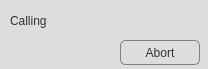
<?xml version="1.0" encoding="UTF-8"?>
<ui version="4.0">
 <class>CallRequest</class>
 <widget class="QDialog" name="CallRequest">
  <property name="geometry">
   <rect>
    <x>0</x>
    <y>0</y>
    <width>208</width>
    <height>69</height>
   </rect>
  </property>
  <property name="windowTitle">
   <string>Calling...</string>
  </property>
  <property name="styleSheet">
   <string notr="true">QWidget {
	background: #ddd;
	color: #333;
}

QComboBox, QPushButton, QListWidget {
	border: 1px solid gray;
	border-radius: 5px;
}

QListWidget {
background: qlineargradient(x1: 0, y1: 0, x2: 0, y2: 1,
                                  stop: 0 #F6F6F6, stop: 1.0 #EFEFEF);
}

QComboBox {
    padding: 1px 3px 1px 3px;
}

 QComboBox, QComboBox::drop-down:editable {
      background: qlineargradient(x1: 0, y1: 0, x2: 0, y2: 1,
                                  stop: 0 #E1E1E1, stop: 0.4 #DDDDDD,
                                  stop: 0.5 #D8D8D8, stop: 1.0 #D3D3D3);
 }

QComboBox:hover {
background: qradialgradient(cx: 0.3, cy: -0.4,
fx: 0.3, fy: -0.4,
radius: 1.35, stop: 0 #fff, stop: 1 #bbb);
}

QComboBox:pressed {
background: qradialgradient(cx: 0.4, cy: -0.1,
fx: 0.4, fy: -0.1,
radius: 1.35, stop: 0 #fff, stop: 1 #ccc);
}

 QComboBox::drop-down {
     subcontrol-origin: padding;
     subcontrol-position: top right;
     width: 15px;
     border-width: 0px;
 }

QComboBox::down-arrow {
     image: url(/usr/share/icons/gnome/16x16/actions/down.png);
 }

QComboBox QAbstractItemView:editable::item:selected {
     alternate-background-color: gray;
 }

QPushButton {
	padding: 2px;
	background: qlineargradient(x1: 0, y1: 0, x2: 0, y2: 1,
                                  stop: 0 #E1E1E1, stop: 0.4 #DDDDDD,
                                  stop: 0.5 #D8D8D8, stop: 1.0 #D3D3D3);
}

QPushButton:hover {
background: qradialgradient(cx: 0.3, cy: -0.4,
fx: 0.3, fy: -0.4,
radius: 1.35, stop: 0 #fff, stop: 1 #bbb);
}

QPushButton:pressed {
background: qradialgradient(cx: 0.4, cy: -0.1,
fx: 0.4, fy: -0.1,
radius: 1.35, stop: 0 #fff, stop: 1 #ccc);
}</string>
  </property>
  <widget class="QLabel" name="label">
   <property name="geometry">
    <rect>
     <x>10</x>
     <y>10</y>
     <width>61</width>
     <height>21</height>
    </rect>
   </property>
   <property name="text">
    <string>Calling</string>
   </property>
  </widget>
  <widget class="QLabel" name="labelContact">
   <property name="geometry">
    <rect>
     <x>80</x>
     <y>10</y>
     <width>121</width>
     <height>21</height>
    </rect>
   </property>
   <property name="text">
    <string/>
   </property>
  </widget>
  <widget class="QPushButton" name="buttonAbort">
   <property name="geometry">
    <rect>
     <x>120</x>
     <y>40</y>
     <width>80</width>
     <height>25</height>
    </rect>
   </property>
   <property name="text">
    <string>Abort</string>
   </property>
  </widget>
 </widget>
 <resources/>
 <connections/>
</ui>
